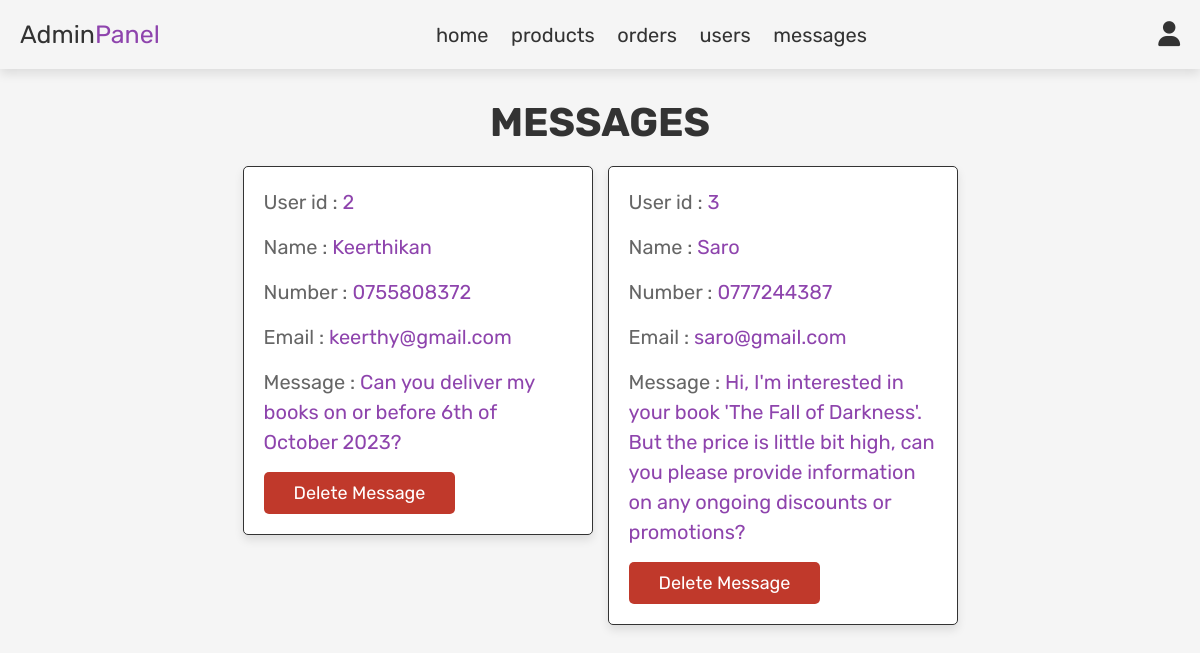
Screenshot of /admin_contacts.php (signed in) with the database file from the repository.
### tables this page shows
CREATE TABLE `message` (
  `id` int(100) NOT NULL,
  `user_id` varchar(100) NOT NULL,
  `name` varchar(100) NOT NULL,
  `email` varchar(100) NOT NULL,
  `number` varchar(10) NOT NULL,
  `message` varchar(500) NOT NULL
);

### admin_contacts.php (the view, shortened to what this page needs)
<?php
   include 'config.php';
?>
<!DOCTYPE html>
<html lang="en">
<head>
    <link rel="stylesheet" href="css/admin_style.css">
    <link rel="stylesheet" href="https://cdnjs.cloudflare.com/ajax/libs/font-awesome/6.4.2/css/all.min.css">
</head>
<body>
    <?php
    include 'admin_header.php';
    ?>
<section class="messages">
     <h1 class="title"> messages </h1>
     <div class="box-container">
        <?php
           $select_message = mysqli_query($conn, "SELECT * FROM `message`") or die('query failed');
           if(mysqli_num_rows($select_message) > 0){
                while($fetch_message = mysqli_fetch_assoc($select_message)){
        ?>
     <div class="box">
        <p> User id : <span><?php echo $fetch_message['user_id']; ?></span> </p>
        <p> Name : <span><?php echo $fetch_message['name']; ?></span> </p>
        <p> Number : <span><?php echo $fetch_message['number']; ?></span> </p>
        <p> Email : <span><?php echo $fetch_message['email']; ?></span> </p>
        <p> Message : <span><?php echo $fetch_message['message']; ?></span> </p>
        <a href="admin_contacts.php?delete=<?php echo $fetch_message['id']; ?>" onclick="return confirm('delete this message?');" class="delete-btn">delete message</a>
     </div>
      <?php
         };
         }else{
             echo '<p class="empty">You have no messages!</p>';
         }
      ?>
     </div>
</section>
</body>
</html>

### css/admin_style.css (style rules this page uses)
:root { --purple:#8e44ad; --red:#c0392b; --orange:#dc8e0f; --black:#333; --white:#fff; --light-color:#666; --light-white:#ccc; --dark-bg:rgba(0,0,0,0.7); --light-bg:#f5f5f5; --border: .1rem solid var(--black); --box-shadow:0 .5rem 1rem rgba(0,0,0,.1); }
* { font-family: 'Rubik',sans-serif; padding:0; margin:0; outline: none; border: none; text-decoration: none; box-sizing: border-box; }
html { font-size: 62.5%; overflow-x: hidden; }
body { background-color: var(--light-bg); }
section { padding: 3rem 2rem; }
.title { font-size: 4rem; text-align: center; text-transform: uppercase; margin-bottom: 2rem; color: var(--black); }
.btn, .option-btn, .delete-btn, .white-btn { display: inline-block; margin-top: 1rem; padding: 1rem 3rem; cursor: pointer; color: var(--white); font-size: 1.8rem; border-radius: .5rem; text-transform: capitalize; }
.delete-btn { background-color: var(--red); }
.messages .box-container { display: grid; grid-template-columns: repeat(auto-fit, 35rem); justify-content: center; gap:1.5rem; max-width: 1200px; margin:0 auto; align-items: flex-start; }
.messages .box-container .box { background-color: var(--white); padding:2rem; border:var(--border); box-shadow: var(--box-shadow); border-radius: .5rem; }
.messages .box-container .box p { padding-bottom: 1.5rem; font-size: 2rem; color:var(--light-color); line-height: 1.5; }
.messages .box-container .box p span { color:var(--purple); }
.messages .box-container .box .delete-btn { margin-top: 0; }

### rows the page displays
message: user "2", name "Keerthikan", number "0755808372", email "keerthy@gmail.com", message "Can you deliver my books on or before 6th of October 2023?"
message: user "3", name "Saro", number "0777244387", email "saro@gmail.com", message "Hi, I'm interested in your book 'The Fall of Darkness'. But the price is little bit high, can you please provide information on any ongoing discounts or promotions?"
